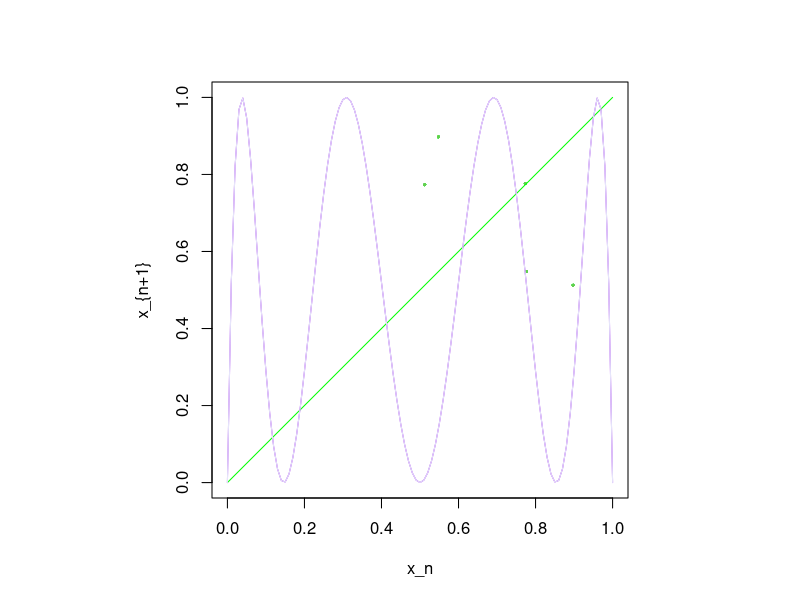
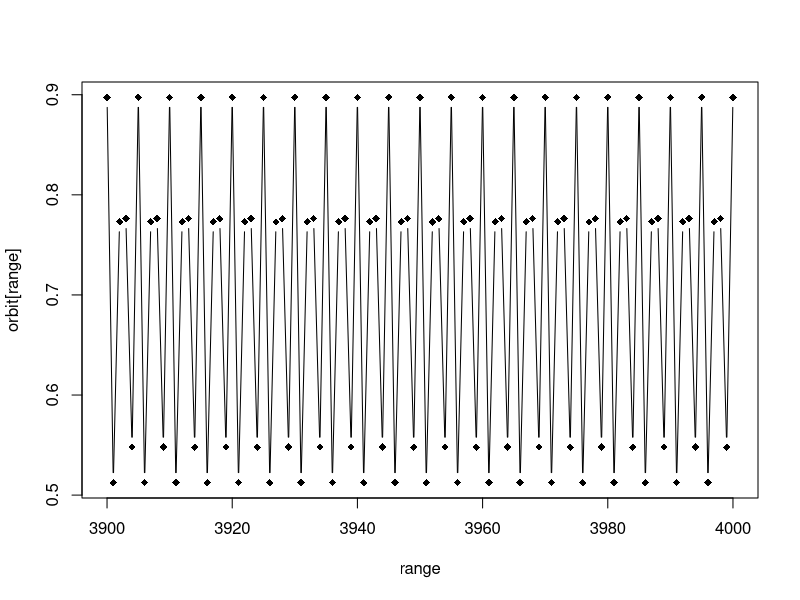
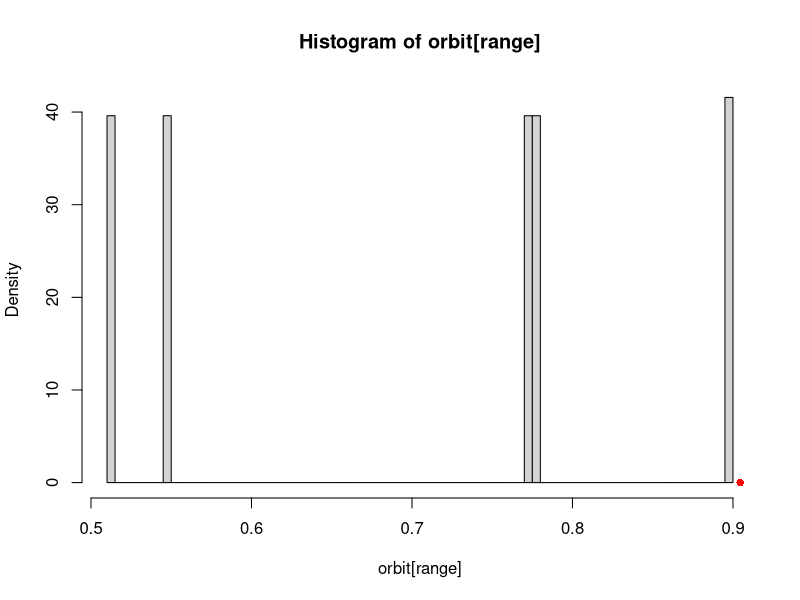

Reproduce these figures in R, in order.
#  Test -  find stochastic period (from note)
par(pty = 's')
plot(c(0,1),c(0,1), t='n', asp=1, xlab='x_n',ylab  ='x_{n+1}')
numits = 20000 

P = 3 # period to look for: don't use "T" because that means "True"
N= 3
gam = 0.066
#gam = 0
noise = 0
#noise   = .01
#noise =  .13
base =  4
#base = 3.88
#base = 3.3

#set.seed(47)
x=runif(1)
#x = .2
orbit = c()
for (i in 1:(N*P)){
  xnext= (base-noise + noise*runif(1))*x*(1-x)
  orbit  = c(orbit,xnext)
  x = xnext
}

ajs = c()
for (j in 1:N){
  # Fejer coefficients
   ajs[j]=(2/N)*(1  -  (2*j-1)/(2*N))
  # From arxiv paper
  # ajs[j]= (2*(N-j)+1)/(N^2)
  # Dirichlet coefficients
  # ajs[j]=1/N
}

# # From "Cycle" paper
# eps2 = 1/9
# eps1 = 4/9
# ajs[3]=eps2
# ajs[2]  = eps1-eps2
# ajs[1] = 1-(ajs[2]+ajs[3])

## NOTE: we need to reverse the order of the weight vector 
## because we put the averaged vector in increasing index order
ajs = rev(ajs)

kvals = c()
for (k in (N*P):(numits+N*P)){
  #kvals  = c(kvals,k)
  S1 = seq((k-(N-1)*P),k,by = P) # which previous points to average over, part 1
  S2 = seq((k -(N*P)+1),(k-P+1),by = P)  # which points to average, part 2
  xnext = (1-gam)*sum(ajs*(base-noise + noise*runif(N))*orbit[S1]*(1-orbit[S1]))
          + gam*(1/N)*sum((base-noise + noise*runif(N))*orbit[S2]*(1-orbit[S2]))
   orbit = c(orbit,xnext)       
}
range = 1000:20000

points(orbit[range],orbit[(range+1)],xlim=c(0,1),ylim=c(0,1), col=N, cex=.1+N/30)
lines(c(0,1),c(0,1),col = 'green')
# plot a graph of the Pth iterate of the deterministic map on top
a1 = base-noise
a2 = base

x0vals  = seq(0,1,by = .01)
x1vals = x0vals
x2vals = x0vals
for (j in 1:P){
 x1vals = a1*x1vals*(1-x1vals)
 x2vals = a2*x2vals*(1-x2vals)
}
lines(x0vals,x1vals,col = 'purple')
lines(x0vals,x2vals,col = 'lavender')

# calculate period 2 orbit
h   = 4
p1 =  (1+h -   sqrt(h^2-2*h-3))/(2*h)
p2 =  (1+h +   sqrt(h^2-2*h-3))/(2*h)
# plot on  top  of graph# 
# points(c(p1,p2),c(p2,p1),pch = 16,col='red')

# for the time series plot
range = 3900:4000
par(pty =  'm')
plot(range,orbit[range],type ='b',pch=18)
#plot(range,orbit[range],type ='l')

# look at  the distribution of orbit points
hist(orbit[range],breaks = 100, freq = F)
#  plot period 2 points on horizontal axis
points(c(p1,p2),c(0,0),pch=16,col='red')
